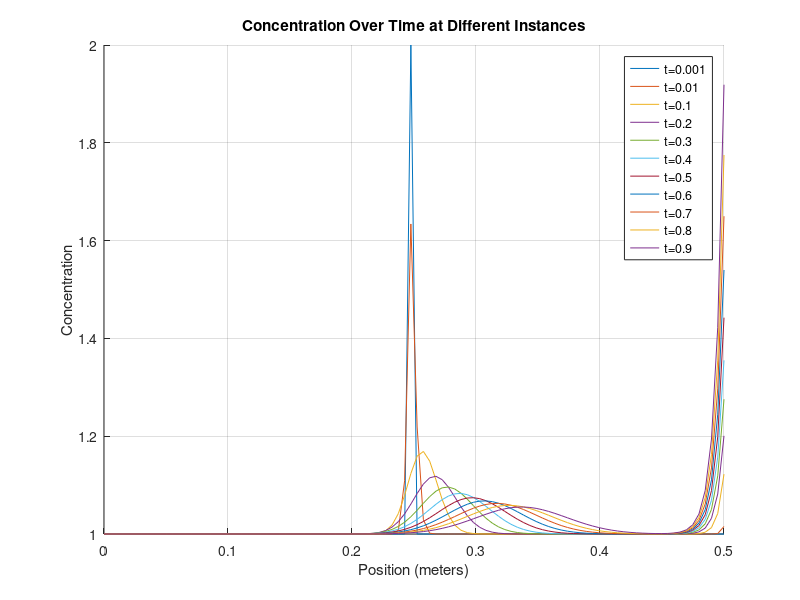
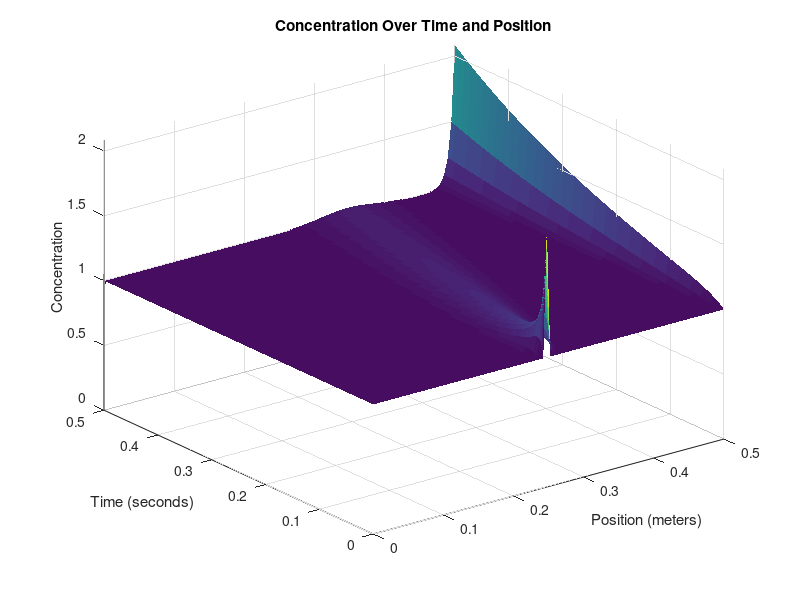

These figures' MATLAB source, in order:
%__Gruppe 3-Simulering-3.Sem__
clear
close all
clc
%% Inital Parameters 
% Define parameters
domain_length = 0.5;   % Domain length (meters)
domain_steps = 100;    % Number of spatial domain_steps points
dx = domain_length / (domain_steps - 1);

time_length = 0.5;      % Time length (seconds)
time_steps = 500;       % Number of time steps
dt = time_length / time_steps;

D = 0.001;               % Diffusion coefficient
%velocity = 0.2;         % Constant velocity (m/s)
feed_conc = 1; % Constant solute concentration at the first cell
fouling_rate = @(time) 0.0007*time; % σ_f (fouling over time) set to 0.0007*time or (2.2/(3+exp(-0.1*time)))^4

% Anonymous functions
velocity_function = @(Conc) 0.2; % Velocity [m/s]
rejection_rate = @(time) 0.1+fouling_rate(time); % σ_0+σ_f

%Constants
R=8.31415; % Gasconstant []
T=273.15+20; %Temperature [K]

% Create a grid for space and time
x = linspace(0, domain_length, domain_steps);
t = linspace(0, time_length, time_steps);

% Initialize the concentration array (1D)
C = ones(domain_steps, time_steps);
% Initial condition (as a column vector)
C(domain_steps/2,1)=2;
rho = velocity_function(T)*dx/dt;
r = D*dx/dt;
fprintf(' r = %f \n rho = %f ', r, rho);
if (1-2*r-rho)<0 
   fprintf('ERROR: Stabilitetsfejl');
end

%% Time-stepping loop
for j = 2:time_steps
    for i = 1:domain_steps
        % Calculate the second derivative in x direction
        if i == 1 %__First Cell__
             C(1,:) = feed_conc; % Fill the first cell with inflow concentration
            % No left neighbor at the first cell
            d2Cdx2 = D * (C(2, j-1) -  C(1, j-1)) / dx^2;
             % Apply advection and inflow at the first cell
            dCdt_advection = -velocity_function(T) * C(i, j-1) / dx;
        elseif i == domain_steps %__Membrane Cell___
            % No right neighbor at the last cell and MEMBRANE
            d2Cdx2 = (D * (C(domain_steps - 1, j-1) - C(domain_steps, j-1)) / dx^2) + C(i,j-1)*(rejection_rate(j))*velocity_function(T)/(dx);
        else    %__Normal Cells__
            % Calculate the second derivative normally
            d2Cdx2 = D * (C(i + 1, j-1) - 2 * C(i, j-1) + C(i - 1, j-1)) / dx^2;
            % Apply advection term
            dCdt_advection = -velocity_function(T) * (C(i, j-1) - C(i-1, j-1)) / dx;
        end
        % Apply the diffusion-advection-(electromigration) equation
        C(i, j) = C(i, j-1) + dt * (d2Cdx2 + dCdt_advection);
    end
end

%% Plot 1 - 2D
% Define fractions of time steps you want to visualize
time_fraction = [0.001, 0.01, 0.1, 0.2, 0.3, 0.4, 0.5, 0.6, 0.7, 0.8, 0.9];  % For example, 0.1 corresponds to 10% of time steps

% Calculate the corresponding time indices
time_instances = round(time_fraction * time_steps);

% Create a figure for the first plot
figure;
hold on;

% Plot concentration at specific time instances
for i = 1:length(time_instances)
    time_index = time_instances(i);
    plot(x, C(:, time_index));
end

xlabel('Position (meters)');
ylabel('Concentration');
title('Concentration Over Time at Different Instances');

% Add a legend for clarity
legend(arrayfun(@(f) ['t=', num2str(f)], time_fraction, 'UniformOutput', false));

grid on;
hold off;

%% Plot 2 - 3D
% Create a 3D surface plot to visualize concentration over time and position
[T, X] = meshgrid(t, x);
figure;
h = surf(X, T, C); % Transpose removed here
xlabel('Position (meters)');
ylabel('Time (seconds)');
zlabel('Concentration');
title('Concentration Over Time and Position');

% Set axis limits to start at the origin
xlim([0, domain_length]);
ylim([0, time_length]);
zlim([0, max(C(:))]); % Assuming max(C(:)) is the maximum concentration in your data

set(h,'LineStyle','none')
%colormap(jet)
